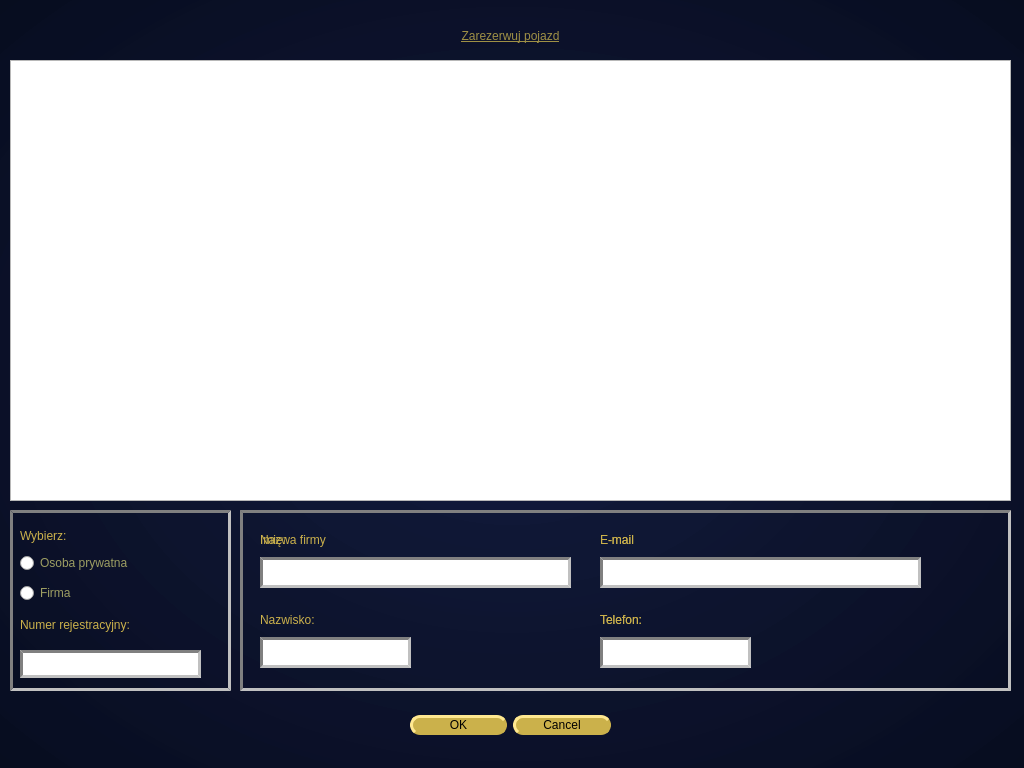
<?xml version="1.0" encoding="UTF-8"?>
<ui version="4.0">
 <class>Booking</class>
 <widget class="QDialog" name="Booking">
  <property name="geometry">
   <rect>
    <x>0</x>
    <y>0</y>
    <width>1024</width>
    <height>768</height>
   </rect>
  </property>
  <property name="windowTitle">
   <string>Zarezerwuj pojazd</string>
  </property>
  <property name="styleSheet">
   <string notr="true">* {
	font-family: &quot;Helvetica&quot;;
}

QDialog {
background-color: qradialgradient(spread:reflect, cx:0.5, cy:0.5, radius:1.749, fx:0.5, fy:0.5, stop:0 rgba(5, 15, 52, 194), stop:0.98 rgba(0, 0, 0, 255), stop:1 rgba(0, 0, 0, 0));
}

QPushButton {
	background-color: rgb(203, 177, 75);
	border: 3px outset rgb(203, 177, 75);
	border-radius: 10px;
	width: 100%;
}
QPushButton:hover {
	background-color: rgb(137, 163, 89);
	border-color: rgb(137, 163, 89);
}
QPushButton:pressed {
	border: 3px inset rgb(137, 163, 89);
}

QGroupBox {
	border: 3px inset gray;
	background-color: none;
	color:rblack;
}

QLabel {
	background-color: none;
	font: 700 12pt;
	color: rgb(203, 177, 75);
}

QLineEdit {
	background-color: white;
	font: 700 11pt;
	border: 3px inset gray;
}</string>
  </property>
  <widget class="QDialogButtonBox" name="buttonBox">
   <property name="geometry">
    <rect>
     <x>410</x>
     <y>700</y>
     <width>201</width>
     <height>51</height>
    </rect>
   </property>
   <property name="styleSheet">
    <string notr="true">font: 700 11.5pt;</string>
   </property>
   <property name="orientation">
    <enum>Qt::Horizontal</enum>
   </property>
   <property name="standardButtons">
    <set>QDialogButtonBox::Cancel|QDialogButtonBox::Ok</set>
   </property>
  </widget>
  <widget class="QLabel" name="label">
   <property name="geometry">
    <rect>
     <x>180</x>
     <y>20</y>
     <width>661</width>
     <height>31</height>
    </rect>
   </property>
   <property name="styleSheet">
    <string notr="true">font: 700 20pt;
text-decoration: underline;
text-transform: uppercase;
color: rgb(159, 144, 69);
background-color: none;</string>
   </property>
   <property name="text">
    <string>Zarezerwuj pojazd</string>
   </property>
   <property name="alignment">
    <set>Qt::AlignCenter</set>
   </property>
  </widget>
  <widget class="QGroupBox" name="person_box">
   <property name="geometry">
    <rect>
     <x>240</x>
     <y>510</y>
     <width>771</width>
     <height>181</height>
    </rect>
   </property>
   <property name="styleSheet">
    <string notr="true">background-color:none;</string>
   </property>
   <property name="title">
    <string/>
   </property>
   <widget class="QLabel" name="label_3">
    <property name="geometry">
     <rect>
      <x>20</x>
      <y>19</y>
      <width>131</width>
      <height>21</height>
     </rect>
    </property>
    <property name="styleSheet">
     <string notr="true">font: 700 11pt;</string>
    </property>
    <property name="text">
     <string>Imię:</string>
    </property>
   </widget>
   <widget class="QLabel" name="label_4">
    <property name="geometry">
     <rect>
      <x>20</x>
      <y>99</y>
      <width>151</width>
      <height>21</height>
     </rect>
    </property>
    <property name="styleSheet">
     <string notr="true">font: 700 11pt;</string>
    </property>
    <property name="text">
     <string>Nazwisko:</string>
    </property>
   </widget>
   <widget class="QLabel" name="label_5">
    <property name="geometry">
     <rect>
      <x>360</x>
      <y>19</y>
      <width>131</width>
      <height>21</height>
     </rect>
    </property>
    <property name="styleSheet">
     <string notr="true">font: 700 11pt;</string>
    </property>
    <property name="text">
     <string>E-mail</string>
    </property>
   </widget>
   <widget class="QLabel" name="label_6">
    <property name="geometry">
     <rect>
      <x>360</x>
      <y>99</y>
      <width>151</width>
      <height>21</height>
     </rect>
    </property>
    <property name="styleSheet">
     <string notr="true">font: 700 11pt;</string>
    </property>
    <property name="text">
     <string>Telefon:</string>
    </property>
   </widget>
   <widget class="QLineEdit" name="name">
    <property name="geometry">
     <rect>
      <x>20</x>
      <y>47</y>
      <width>151</width>
      <height>31</height>
     </rect>
    </property>
   </widget>
   <widget class="QLineEdit" name="last_name">
    <property name="geometry">
     <rect>
      <x>20</x>
      <y>127</y>
      <width>151</width>
      <height>31</height>
     </rect>
    </property>
   </widget>
   <widget class="QLineEdit" name="phone">
    <property name="geometry">
     <rect>
      <x>360</x>
      <y>127</y>
      <width>151</width>
      <height>31</height>
     </rect>
    </property>
   </widget>
   <widget class="QLineEdit" name="email">
    <property name="geometry">
     <rect>
      <x>360</x>
      <y>47</y>
      <width>321</width>
      <height>31</height>
     </rect>
    </property>
   </widget>
   <zorder>label_3</zorder>
   <zorder>label_4</zorder>
   <zorder>label_5</zorder>
   <zorder>label_6</zorder>
   <zorder>name</zorder>
   <zorder>last_name</zorder>
   <zorder>phone</zorder>
   <zorder>email</zorder>
   <zorder>company_box</zorder>
   <zorder>company_box</zorder>
   <zorder>company_box</zorder>
  </widget>
  <widget class="QGroupBox" name="groupBox_2">
   <property name="geometry">
    <rect>
     <x>10</x>
     <y>510</y>
     <width>221</width>
     <height>181</height>
    </rect>
   </property>
   <property name="styleSheet">
    <string notr="true">background-color:none;</string>
   </property>
   <property name="title">
    <string/>
   </property>
   <widget class="QLineEdit" name="reg_num">
    <property name="geometry">
     <rect>
      <x>10</x>
      <y>140</y>
      <width>181</width>
      <height>28</height>
     </rect>
    </property>
   </widget>
   <widget class="QLabel" name="label_2">
    <property name="geometry">
     <rect>
      <x>10</x>
      <y>99</y>
      <width>211</width>
      <height>31</height>
     </rect>
    </property>
    <property name="styleSheet">
     <string notr="true">font: 700 11pt;</string>
    </property>
    <property name="text">
     <string>Numer rejestracyjny:</string>
    </property>
   </widget>
   <widget class="QLabel" name="label_7">
    <property name="geometry">
     <rect>
      <x>10</x>
      <y>10</y>
      <width>81</width>
      <height>31</height>
     </rect>
    </property>
    <property name="styleSheet">
     <string notr="true">font: 700 11pt ;</string>
    </property>
    <property name="text">
     <string>Wybierz:</string>
    </property>
   </widget>
   <widget class="QRadioButton" name="person">
    <property name="geometry">
     <rect>
      <x>10</x>
      <y>40</y>
      <width>191</width>
      <height>26</height>
     </rect>
    </property>
    <property name="styleSheet">
     <string notr="true">color: rgb(157, 158, 98);
font: 700 11pt &quot;Segoe UI&quot;;</string>
    </property>
    <property name="text">
     <string>Osoba prywatna</string>
    </property>
   </widget>
   <widget class="QRadioButton" name="company">
    <property name="geometry">
     <rect>
      <x>10</x>
      <y>70</y>
      <width>112</width>
      <height>26</height>
     </rect>
    </property>
    <property name="styleSheet">
     <string notr="true">color: rgb(157, 158, 98);
font: 700 11pt &quot;Segoe UI&quot;;</string>
    </property>
    <property name="text">
     <string>Firma</string>
    </property>
   </widget>
  </widget>
  <widget class="QTableWidget" name="bookVehicles">
   <property name="geometry">
    <rect>
     <x>10</x>
     <y>60</y>
     <width>1001</width>
     <height>441</height>
    </rect>
   </property>
   <property name="styleSheet">
    <string notr="true">background-color:none;</string>
   </property>
  </widget>
  <widget class="QGroupBox" name="company_box">
   <property name="geometry">
    <rect>
     <x>240</x>
     <y>510</y>
     <width>771</width>
     <height>181</height>
    </rect>
   </property>
   <property name="styleSheet">
    <string notr="true">background-color:none;</string>
   </property>
   <property name="title">
    <string/>
   </property>
   <widget class="QLabel" name="label_11">
    <property name="geometry">
     <rect>
      <x>360</x>
      <y>19</y>
      <width>131</width>
      <height>21</height>
     </rect>
    </property>
    <property name="styleSheet">
     <string notr="true">font: 700 11pt;</string>
    </property>
    <property name="text">
     <string>E-mail</string>
    </property>
   </widget>
   <widget class="QLabel" name="label_12">
    <property name="geometry">
     <rect>
      <x>360</x>
      <y>99</y>
      <width>151</width>
      <height>21</height>
     </rect>
    </property>
    <property name="styleSheet">
     <string notr="true">font: 700 11pt;</string>
    </property>
    <property name="text">
     <string>Telefon:</string>
    </property>
   </widget>
   <widget class="QLineEdit" name="company_phone">
    <property name="geometry">
     <rect>
      <x>360</x>
      <y>127</y>
      <width>151</width>
      <height>31</height>
     </rect>
    </property>
   </widget>
   <widget class="QLineEdit" name="company_email">
    <property name="geometry">
     <rect>
      <x>360</x>
      <y>47</y>
      <width>321</width>
      <height>31</height>
     </rect>
    </property>
   </widget>
   <widget class="QLineEdit" name="company_name">
    <property name="geometry">
     <rect>
      <x>20</x>
      <y>47</y>
      <width>311</width>
      <height>31</height>
     </rect>
    </property>
   </widget>
   <widget class="QLabel" name="label_13">
    <property name="geometry">
     <rect>
      <x>20</x>
      <y>19</y>
      <width>141</width>
      <height>21</height>
     </rect>
    </property>
    <property name="styleSheet">
     <string notr="true">font: 700 11pt;</string>
    </property>
    <property name="text">
     <string>Nazwa firmy</string>
    </property>
   </widget>
  </widget>
 </widget>
 <resources/>
 <connections>
  <connection>
   <sender>buttonBox</sender>
   <signal>accepted()</signal>
   <receiver>Booking</receiver>
   <slot>accept()</slot>
   <hints>
    <hint type="sourcelabel">
     <x>248</x>
     <y>254</y>
    </hint>
    <hint type="destinationlabel">
     <x>157</x>
     <y>274</y>
    </hint>
   </hints>
  </connection>
  <connection>
   <sender>buttonBox</sender>
   <signal>rejected()</signal>
   <receiver>Booking</receiver>
   <slot>reject()</slot>
   <hints>
    <hint type="sourcelabel">
     <x>316</x>
     <y>260</y>
    </hint>
    <hint type="destinationlabel">
     <x>286</x>
     <y>274</y>
    </hint>
   </hints>
  </connection>
 </connections>
</ui>
